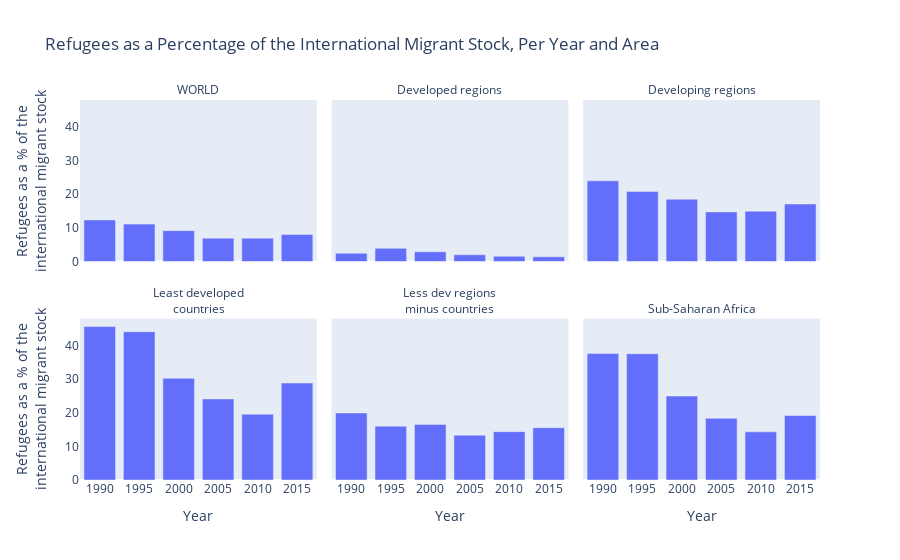

Notebook code for this chart:
### Markdown cell above
##### From this chart, we can see that the largest year for Refugee percentage is early on for all of them (1990, 1995). Let's take a closer look at the trends over time... did it decrease steadily?

### Code cell
# Small Multiple
extras_RPM = px.bar(data_frame = df1_extras_both, 
       x = 'Year',
       y = 'Refugees as a % of the<br>international migrant stock',
      facet_col = 'Area',
      facet_col_wrap = 3,
      facet_row_spacing = 0.15,              
      title = "Refugees as a Percentage of the International Migrant Stock, Per Year and Area")

extras_RPM.for_each_annotation(lambda title: title.update(text=title.text.split("=")[1]))
extras_RPM.update_yaxes(showgrid=False, gridcolor=None, ticks = "")

### Figure 1 — Plotly figure (JSON) as saved in the notebook; plotly's stock layout.template omitted (floating-point values rounded to 4 significant figures)
{"data": [{"alignmentgroup": "True", "hovertemplate": "Area=WORLD<br>Year=%{x}<br>Refugees as a % of the<br>international migrant stock=%{y}<extra></extra>", "legendgroup": "", "marker": {"color": "#636efa", "pattern": {"shape": ""}}, "name": "", "offsetgroup": "", "orientation": "v", "showlegend": false, "textposition": "auto", "type": "bar", "x": ["1990", "1995", "2000", "2005", "2010", "2015"], "xaxis": "x4", "y": [12.35, 11.1, 9.165, 6.941, 6.933, 8.033], "yaxis": "y4"}, {"alignmentgroup": "True", "hovertemplate": "Area=Developed regions<br>Year=%{x}<br>Refugees as a % of the<br>international migrant stock=%{y}<extra></extra>", "legendgroup": "", "marker": {"color": "#636efa", "pattern": {"shape": ""}}, "name": "", "offsetgroup": "", "orientation": "v", "showlegend": false, "textposition": "auto", "type": "bar", "x": ["1990", "1995", "2000", "2005", "2010", "2015"], "xaxis": "x5", "y": [2.445, 3.911, 2.899, 2.015, 1.544, 1.391], "yaxis": "y5"}, {"alignmentgroup": "True", "hovertemplate": "Area=Developing regions<br>Year=%{x}<br>Refugees as a % of the<br>international migrant stock=%{y}<extra></extra>", "legendgroup": "", "marker": {"color": "#636efa", "pattern": {"shape": ""}}, "name": "", "offsetgroup": "", "orientation": "v", "showlegend": false, "textposition": "auto", "type": "bar", "x": ["1990", "1995", "2000", "2005", "2010", "2015"], "xaxis": "x6", "y": [23.97, 20.8, 18.51, 14.73, 14.94, 17.07], "yaxis": "y6"}, {"alignmentgroup": "True", "hovertemplate": "Area=Least developed<br>countries<br>Year=%{x}<br>Refugees as a % of the<br>international migrant stock=%{y}<extra></extra>", "legendgroup": "", "marker": {"color": "#636efa", "pattern": {"shape": ""}}, "name": "", "offsetgroup": "", "orientation": "v", "showlegend": false, "textposition": "auto", "type": "bar", "x": ["1990", "1995", "2000", "2005", "2010", "2015"], "xaxis": "x", "y": [45.57, 44.04, 30.22, 24.08, 19.53, 28.8], "yaxis": "y"}, {"alignmentgroup": "True", "hovertemplate": "Area=Less dev regions<br>minus countries<br>Year=%{x}<br>Refugees as a % of the<br>international migrant stock=%{y}<extra></extra>", "legendgroup": "", "marker": {"color": "#636efa", "pattern": {"shape": ""}}, "name": "", "offsetgroup": "", "orientation": "v", "showlegend": false, "textposition": "auto", "type": "bar", "x": ["1990", "1995", "2000", "2005", "2010", "2015"], "xaxis": "x2", "y": [19.92, 16.0, 16.51, 13.31, 14.36, 15.54], "yaxis": "y2"}, {"alignmentgroup": "True", "hovertemplate": "Area=Sub-Saharan Africa<br>Year=%{x}<br>Refugees as a % of the<br>international migrant stock=%{y}<extra></extra>", "legendgroup": "", "marker": {"color": "#636efa", "pattern": {"shape": ""}}, "name": "", "offsetgroup": "", "orientation": "v", "showlegend": false, "textposition": "auto", "type": "bar", "x": ["1990", "1995", "2000", "2005", "2010", "2015"], "xaxis": "x3", "y": [37.55, 37.51, 24.94, 18.31, 14.3, 19.16], "yaxis": "y3"}], "layout": {"annotations": [{"font": {}, "showarrow": false, "text": "Least developed<br>countries", "x": 0.16, "xanchor": "center", "xref": "paper", "y": 0.425, "yanchor": "bottom", "yref": "paper"}, {"font": {}, "showarrow": false, "text": "Less dev regions<br>minus countries", "x": 0.5, "xanchor": "center", "xref": "paper", "y": 0.425, "yanchor": "bottom", "yref": "paper"}, {"font": {}, "showarrow": false, "text": "Sub-Saharan Africa", "x": 0.84, "xanchor": "center", "xref": "paper", "y": 0.425, "yanchor": "bottom", "yref": "paper"}, {"font": {}, "showarrow": false, "text": "WORLD", "x": 0.16, "xanchor": "center", "xref": "paper", "y": 1, "yanchor": "bottom", "yref": "paper"}, {"font": {}, "showarrow": false, "text": "Developed regions", "x": 0.5, "xanchor": "center", "xref": "paper", "y": 1, "yanchor": "bottom", "yref": "paper"}, {"font": {}, "showarrow": false, "text": "Developing regions", "x": 0.84, "xanchor": "center", "xref": "paper", "y": 1, "yanchor": "bottom", "yref": "paper"}], "barmode": "relative", "legend": {"tracegroupgap": 0}, "title": {"text": "Refugees as a Percentage of the International Migrant Stock, Per Year and Area"}, "xaxis": {"anchor": "y", "domain": [0, 0.32], "title": {"text": "Year"}}, "xaxis2": {"anchor": "y2", "domain": [0.34, 0.66], "matches": "x", "title": {"text": "Year"}}, "xaxis3": {"anchor": "y3", "domain": [0.68, 1.0], "matches": "x", "title": {"text": "Year"}}, "xaxis4": {"anchor": "y4", "domain": [0, 0.32], "matches": "x", "showticklabels": false}, "xaxis5": {"anchor": "y5", "domain": [0.34, 0.66], "matches": "x", "showticklabels": false}, "xaxis6": {"anchor": "y6", "domain": [0.68, 1.0], "matches": "x", "showticklabels": false}, "yaxis": {"anchor": "x", "domain": [0, 0.425], "showgrid": false, "ticks": "", "title": {"text": "Refugees as a % of the<br>international migrant stock"}}, "yaxis2": {"anchor": "x2", "domain": [0, 0.425], "matches": "y", "showgrid": false, "showticklabels": false, "ticks": ""}, "yaxis3": {"anchor": "x3", "domain": [0, 0.425], "matches": "y", "showgrid": false, "showticklabels": false, "ticks": ""}, "yaxis4": {"anchor": "x4", "domain": [0.575, 1], "matches": "y", "showgrid": false, "ticks": "", "title": {"text": "Refugees as a % of the<br>international migrant stock"}}, "yaxis5": {"anchor": "x5", "domain": [0.575, 1], "matches": "y", "showgrid": false, "showticklabels": false, "ticks": ""}, "yaxis6": {"anchor": "x6", "domain": [0.575, 1], "matches": "y", "showgrid": false, "showticklabels": false, "ticks": ""}}}
